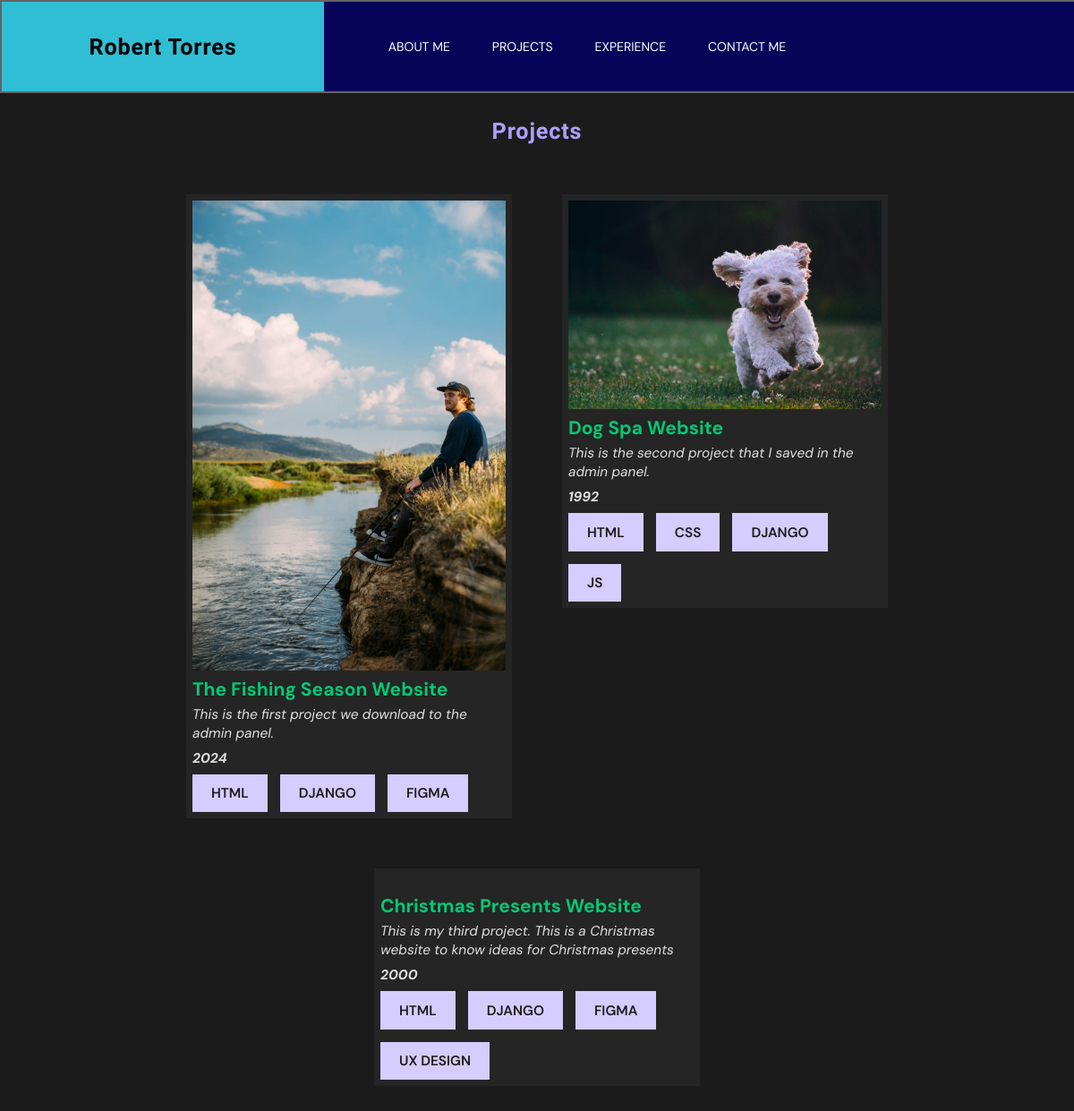
The app's page /content/ with its own data.
### content/models.py (models this page shows, shortened)
class Project(models.Model):
    name = models.CharField(max_length=100)
    description = models.TextField()
    year = models.IntegerField()
    image = models.ImageField(upload_to='static/img')
    repository = models.URLField()
    skills = models.ManyToManyField(Skill)

class Skill(models.Model):
    name = models.CharField(max_length=50)

### content/views.py (the view)
# urls.py: path('', projects_list_view, name='projects_list'),
def projects_list_view(request):
    project_list = Project.objects.all()
    return render(request, "content/projects_list.html", {"project_list": project_list})

### templates/content/projects_list.html (shortened to what this page needs)
{% extends 'base.html' %}
{% load static %}
{% block content %}
<section class="projects-section center-column">
    <h2>Projects</h2>
    <div class="projects-list center-row">
        {% for project in project_list %}
            <div class="project-card">
                <a href="{{ project.repository }}" target="_blank">
                    <img src="{{ project.image }}" alt="">
                    <p>{{ project.name }}</p>
                    <p>{{ project.description }}</p>
                    <p>{{ project.year }}</p>
                    <div class="project-skills">
                        {% for skill in project.skills.all %}
                            <label class="text-label">{{ skill.name }}</label>
                        {% endfor %}
                    </div>
                </a>
            </div>
        {% endfor %}
    </div>
</section>
{% endblock content %}

### templates/base.html (shortened to what this page needs)
{% load static %}
<!DOCTYPE html>
<html lang="en">
<head>
    <link rel="stylesheet" href="{% static './css/base.css' %}">
    <link rel="stylesheet" href="{% static './css/header.css' %}">
    <link rel="stylesheet" href="{% static './css/section.css' %}">
    <link rel="stylesheet" href="{% static './css/responsive.css' %}">
</head>
<body>
    <header class="center-row">
        <div class="logo center-row">
            <a href="{% url 'home' %}">
                <h2>Robert Torres</h2>
            </a>
        </div>
        <nav class="nav-menu">
            <div class="nav-options center-row">
                <a href="{% url 'about' %}">About Me</a>
                <a href="{% url 'projects_list' %}">Projects</a>
                <a href="{% url 'experiences_list' %}">Experience</a>
                <a href="">Contact Me</a>
            </div>
        </nav>
    </header>
    {% block content %}
    {% endblock content %}
</body>
</html>

### static/css/base.css (style rules this page uses)
:root { --primary-color: #AF9FFF; --primary-color-100: #D5CCFF; --primary-color-300: #7F66FF; --secondary-color: #025834; --secondary-color-600: #04c876; --secondary-color-900: #01321E; --neutral-color: #E0E0E0; --background-color: #1B1B1B; --surface-color: #252525; --lobster-font: "Lobster Two", sans-serif; --DM-font: "DM Sans", sans-serif; }
* { font-family: var(--DM-font); margin: 0; padding: 0; text-decoration: none; }
html { font-size: 14px; background-color: var(--background-color); }
h2 { font-family: var(--lobster-font); color: var(--primary-color); font-size: 1.8rem; letter-spacing: 0.06rem; }
p { color: var(--neutral-color); line-height: 1.5rem; font-size: 1.1rem; }
.text-label { color: var(--background-color); background-color: var(--primary-color-100); text-transform: uppercase; font-weight: 600; padding: 0.8rem 1.5rem; font-size: 1.1rem; }
.center-row { display: flex; align-items: center; justify-content: center; }
.center-column { display: flex; align-items: center; justify-content: center; flex-direction: column; }

### static/css/header.css (style rules this page uses)
header { height: 100px; border: solid 2px rgb(102, 100, 100); width: 100%; position: sticky; display: flex; flex-direction: row; background-color: var(--surface-color); }
.logo { height: 100%; background-color: rgb(48, 190, 212); width: 30%; }
.logo h2 { color: black; }
.nav-menu { height: 100%; background-color: rgb(5, 4, 88); width: 70%; }
.nav-options { height: 100%; width: 70%; }
.nav-options a { font-size: 1rem; text-transform: uppercase; margin: 2%; padding: 1% 2%; }
a { color: white; }

### static/css/section.css (style rules this page uses)
.projects-section { padding: 2rem; }
.project-card { width: 25rem; display: flex; flex-wrap: wrap; padding: 0.5rem; background-color: var(--surface-color); }
.project-card img { width: 100% }
.projects-list { margin: 4rem 0; display: flex; flex-wrap: wrap; align-items: start; gap: 4rem; }
.project-skills { display: flex; flex-wrap: wrap; gap: 1rem; }
a p:nth-child(2), .experience-card p:nth-child(1) { font-size: 1.5rem; font-weight: bolder; color: var(--secondary-color-600); margin: 0.5rem 0; }
a p:nth-child(3), .experience-card p:nth-child(2) { font-style: italic; }
a p:nth-child(4), .experience-card p:nth-child(4) { font-style: italic; font-weight: bolder; margin: 0.5rem 0; }

### records on screen
Project: image (picture), name "The Fishing Season Website", description "This is the first project we download to the admin panel.", year "2024"
Skill: name "HTML"
Skill: name "DJANGO"
Skill: name "FIGMA"
Project: image (picture), name "Dog Spa Website", description "This is the second project that I saved in the admin panel.", year "1992"
Skill: name "CSS"
Skill: name "JS"
Project: name "Christmas Presents Website", description "This is my third project. This is a Christmas website to know ideas for Christmas presents", year "2000"
Skill: name "UX DESIGN"
